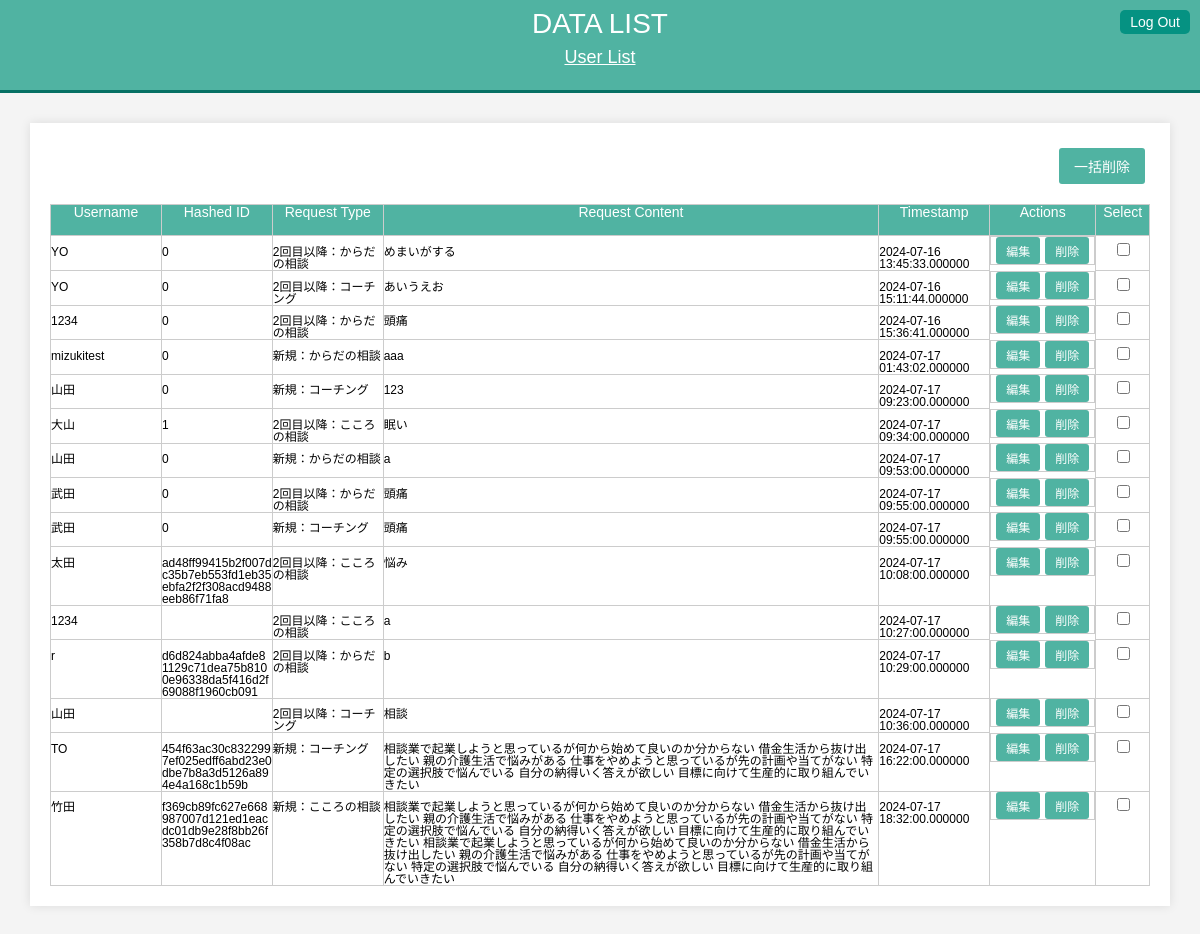
Screenshot of /admin_user_data.php with the database file from the repository.
### tables this page shows
CREATE TABLE `user_data` (
  `id` int(11) NOT NULL,
  `username` varchar(100) NOT NULL,
  `hashed_id` varchar(64) NOT NULL,
  `request_type` varchar(100) NOT NULL,
  `request_content` varchar(500) NOT NULL,
  `timestamp` timestamp(6) NOT NULL
);

### admin_user_data.php (the view, shortened to what this page needs)
<?php
$servername = "sakura.ne.jp";
$username_db = "gs1";
$password_db = "--";
$dbname = "gs1_kadai_php01";
$conn = new mysqli($servername, $username_db, $password_db, $dbname);
$sql = "SELECT id, username, hashed_id, request_type, request_content, timestamp FROM user_data";
$result = $conn->query($sql);
?>
<!DOCTYPE html>
<html>
<head>
    <link rel="stylesheet" href="css/reset.css">
    <link rel="stylesheet" type="text/css" href="css/styles2.css">
</head>
<body>
    <header>
        <div class="container">
            <h1>Data List</h1>
            <div class="subtitle">
                <a href="admin_user.php" class="admin-data-link">User List</a>
            </div>
            <div class="link-container">
                <a href="logout.php" class="logout-button">Log Out</a>
            </div>
        </div>
    </header>
    <div class="container">
        <form method="post" action="">
            <div class="button-container">
                <button type="submit" name="delete_selected" class="delete-selected-button" onclick="return confirm('Are you sure you want to delete selected entries?')">一括削除</button>
            </div>
            <table>
                <thead>
                    <tr>
                        <th class="username-column">Username</th>
                        <th class="hashed-id-column">Hashed ID</th>
                        <th class="request-type-column">Request Type</th>
                        <th class="request-content-column">Request Content</th>
                        <th class="timestamp-column">Timestamp</th>
                        <th class="action-column">Actions</th>
                        <th class="select-column">Select</th>
                    </tr>
                </thead>
                <tbody>
                    <?php
                    if ($result->num_rows > 0) {
                        while ($row = $result->fetch_assoc()) {
                            echo "<tr>";
                            echo "<td class='username-column'>" . htmlspecialchars($row['username']) . "</td>";
                            echo "<td class='hashed-id-column'>" . htmlspecialchars($row['hashed_id']) . "</td>";
                            echo "<td class='request-type-column'>" . htmlspecialchars($row['request_type']) . "</td>";
                            echo "<td class='request-content-column'>" . htmlspecialchars($row['request_content']) . "</td>";
                            echo "<td class='timestamp-column'>" . htmlspecialchars($row['timestamp']) . "</td>";
                            echo "<td class='button-group'>
                                    <button type='button' class='edit-button' data-id='" . $row['id'] . "' data-username='" . htmlspecialchars($row['username']) . "' data-hashed_id='" . htmlspecialchars($row['hashed_id']) . "' data-request_type='" . htmlspecialchars($row['request_type']) . "' data-request_content='" . htmlspecialchars($row['request_content']) . "' data-timestamp='" . htmlspecialchars($row['timestamp']) . "'>編集</button>
                                    <button type='submit' name='delete' value='" . $row['id'] . "' class='delete-button' onclick='return confirm(\"Are you sure?\")'>削除</button>
                                  </td>";
                            echo "<td class='select-column'><input type='checkbox' name='delete_ids[]' value='" . $row['id'] . "'></td>";
                            echo "</tr>";
                        }
                    } else {
                        echo "<tr><td colspan='7'>No data found</td></tr>";
                    }
                    ?>
                </tbody>
            </table>
        </form>
    </div>
</body>
</html>

### css/styles2.css (style rules this page uses)
body { font-family: Arial, sans-serif; background-color: #f4f4f4; margin: 0; padding: 0; }
.container { max-width: 1200px; margin: 0 auto; overflow: hidden; padding: 0 30px; }
header { background: #50b3a2; color: #ffffff; padding-top: 10px; padding-bottom: 10px; min-height: 70px; border-bottom: #067064 3px solid; position: relative; }
header h1 { text-align: center; text-transform: uppercase; margin: 20; font-size: 28px; }
header .subtitle { display: flex; justify-content: center; margin-top: 10px; }
.admin-data-link { font-size: 18px; text-decoration: underline; color: #ffffff; background: none; padding: 0; border: none; border-radius: 0; }
.link-container { position: absolute; top: 10px; right: 10px; }
.logout-button { background-color: #059282; color: #ffffff; padding: 5px 10px; text-decoration: none; border-radius: 5px; font-size: 14px; display: inline-block; border: none; cursor: pointer; text-align: center; }
form { background: #ffffff; padding: 20px; margin-top: 30px; box-shadow: 0 0 10px rgba(0, 0, 0, 0.1); max-width: 1200px; margin: 30px auto; }
.button-container { overflow: auto; text-align: right; }
.button-container input[type="submit"], .delete-selected-button { display: inline-block; width: auto; padding: 10px; background: #50b3a2; color: #ffffff; border: 0; cursor: pointer; font-size: 14px; padding: 8px 15px; margin: 5px; text-align: center; border-radius: 5px; }
table { width: 100%; border-collapse: collapse; margin-top: 10px; table-layout: fixed; }
table, th, td { border: 1px solid #ccc; }
th { background-color: #50b3a2; color: white; font-size: 14px; height: 30px; }
td { font-size: 12px; word-wrap: break-word; }
.hashed-id-column, .username-column, .request-type-column, .timestamp-column { width: 10%; }
.request-content-column { width: 45%; }
.action-column { width: 80px; }
.select-column { width: 40px; text-align: center; }
.select-column input[type="checkbox"] { transform: scale(1.0); }
button.edit-button, button.delete-button, .delete-selected-button { padding: 5px 10px; background-color: #50b3a2; color: white; border: none; border-radius: 3px; cursor: pointer; font-size: 12px; }
.delete-selected-button { margin-bottom: 10px; background-color: #50b3a2; color: white; border: none; border-radius: 3px; cursor: pointer; padding: 8px 15px; text-align: center; float: right; font-size: 14px; }
.button-group { display: flex; justify-content: center; gap: 5px; }

### rows the page displays
user_data: username "YO", hashed "0", request_type "2回目以降：からだの相談", request_content "めまいがする", timestamp "2024-07-16 13:45:33.000000", $row['id'] 23 (drawn)
user_data: username "YO", hashed "0", request_type "2回目以降：コーチング", request_content "あいうえお", timestamp "2024-07-16 15:11:44.000000", $row['id'] 24 (drawn)
user_data: username "1234", hashed "0", request_type "2回目以降：からだの相談", request_content "頭痛", timestamp "2024-07-16 15:36:41.000000", $row['id'] 28 (drawn)
user_data: username "mizukitest", hashed "0", request_type "新規：からだの相談", request_content "aaa", timestamp "2024-07-17 01:43:02.000000", $row['id'] 29 (drawn)
user_data: username "山田", hashed "0", request_type "新規：コーチング", request_content "123", timestamp "2024-07-17 09:23:00.000000", $row['id'] 34 (drawn)
user_data: username "大山", hashed "1", request_type "2回目以降：こころの相談", request_content "眠い", timestamp "2024-07-17 09:34:00.000000", $row['id'] 35 (drawn)
user_data: username "山田", hashed "0", request_type "新規：からだの相談", request_content "a", timestamp "2024-07-17 09:53:00.000000", $row['id'] 37 (drawn)
user_data: username "武田", hashed "0", request_type "2回目以降：からだの相談", request_content "頭痛", timestamp "2024-07-17 09:55:00.000000", $row['id'] 38 (drawn)
user_data: username "武田", hashed "0", request_type "新規：コーチング", request_content "頭痛", timestamp "2024-07-17 09:55:00.000000", $row['id'] 39 (drawn)
user_data: username "太田", hashed "ad48ff99415b2f007dc35b7eb553fd1eb35ebfa2f2f308acd9488eeb86f71fa8", request_type "2回目以降：こころの相談", request_content "悩み", timestamp "2024-07-17 10:08:00.000000", $row['id'] 42 (drawn)
user_data: username "1234", request_type "2回目以降：こころの相談", request_content "a", timestamp "2024-07-17 10:27:00.000000", $row['id'] 46 (drawn)
user_data: username "r", hashed "d6d824abba4afde81129c71dea75b8100e96338da5f416d2f69088f1960cb091", request_type "2回目以降：からだの相談", request_content "b", timestamp "2024-07-17 10:29:00.000000", $row['id'] 47 (drawn)
user_data: username "山田", request_type "2回目以降：コーチング", request_content "相談", timestamp "2024-07-17 10:36:00.000000", $row['id'] 48 (drawn)
user_data: username "TO", hashed "454f63ac30c8322997ef025edff6abd23e0dbe7b8a3d5126a894e4a168c1b59b", request_type "新規：コーチング", request_content "相談業で起業しようと思っているが何から始めて良いのか分からない 借金生活から抜け出したい 親の介護生活で悩みがある 仕事をやめようと思っているが先の計画や当てがない 特定の選択肢で悩んでいる 自分の納得いく答えが欲しい 目標に向けて生産的に取り組んでいきたい", timestamp "2024-07-17 16:22:00.000000", $row['id'] 55 (drawn)
user_data: username "竹田", hashed "f369cb89fc627e668987007d121ed1eacdc01db9e28f8bb26f358b7d8c4f08ac", request_type "新規：こころの相談", request_content "相談業で起業しようと思っているが何から始めて良いのか分からない 借金生活から抜け出したい 親の介護生活で悩みがある 仕事をやめようと思っているが先の計画や当てがない 特定の選択肢で悩んでいる 自分の納得いく答えが欲しい 目標に向けて生産的に取り組んでいきたい 相談業で起業しようと思っているが何から始めて良いのか分からない 借金生活から抜け出したい 親の介護生活で悩みがある 仕事をやめようと思っているが先の計画や当てがない 特定の選択肢で悩んでいる 自分の納得いく答えが欲しい 目標に向けて生産的に取り組んでいきたい", timestamp "2024-07-17 18:32:00.000000", $row['id'] 56 (drawn)
